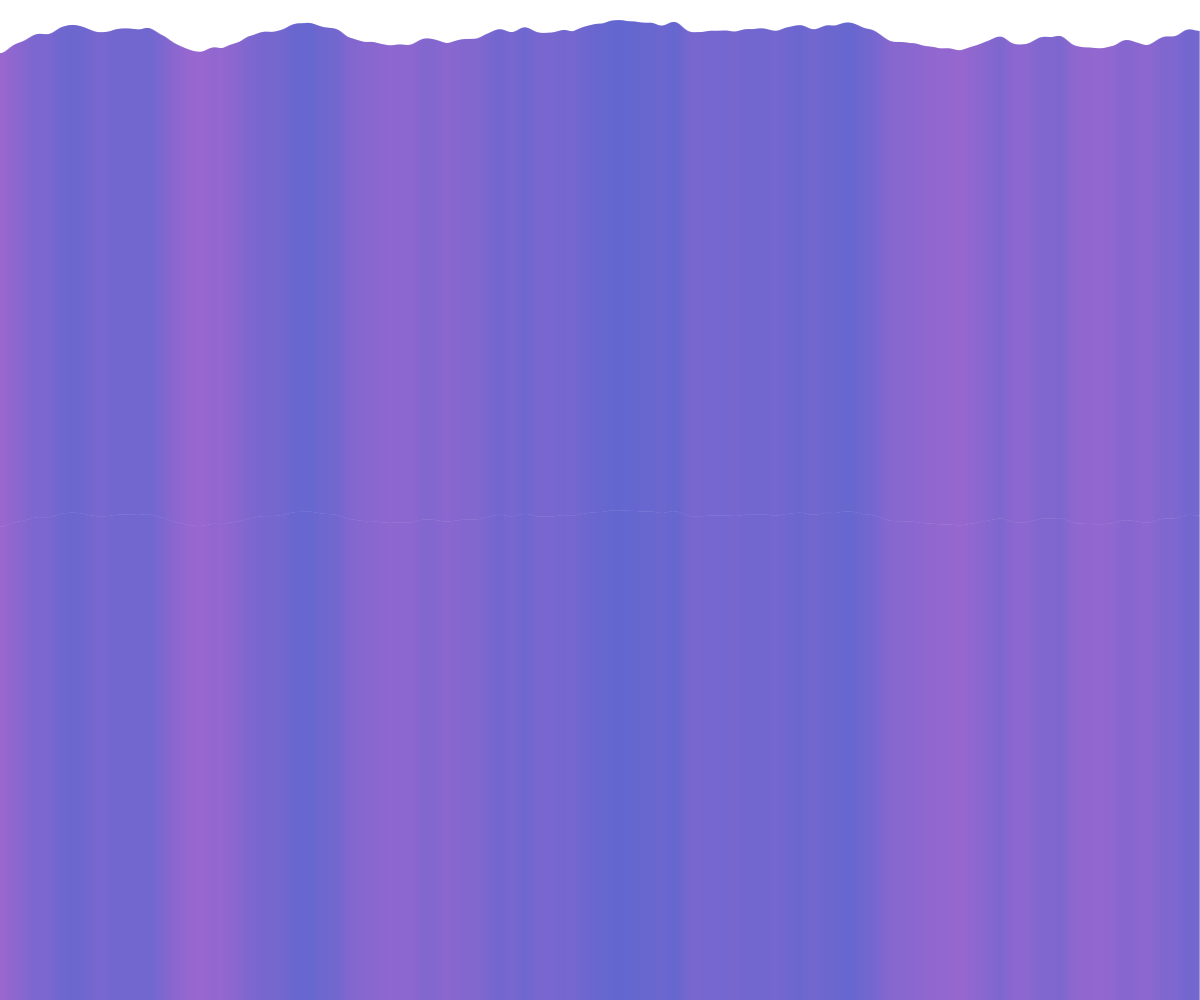
Frame 1 (no input)
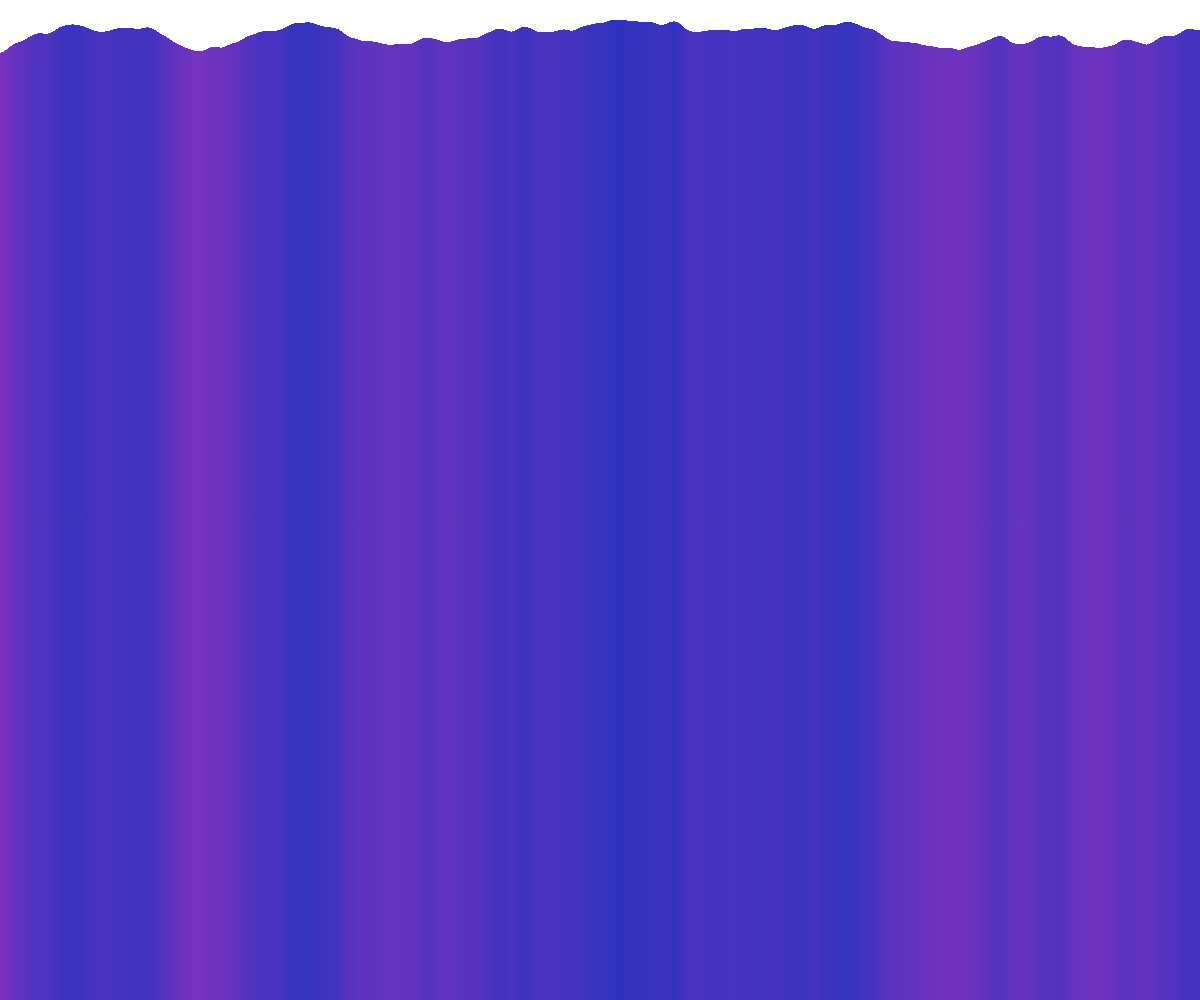
Frame 60 (no input)
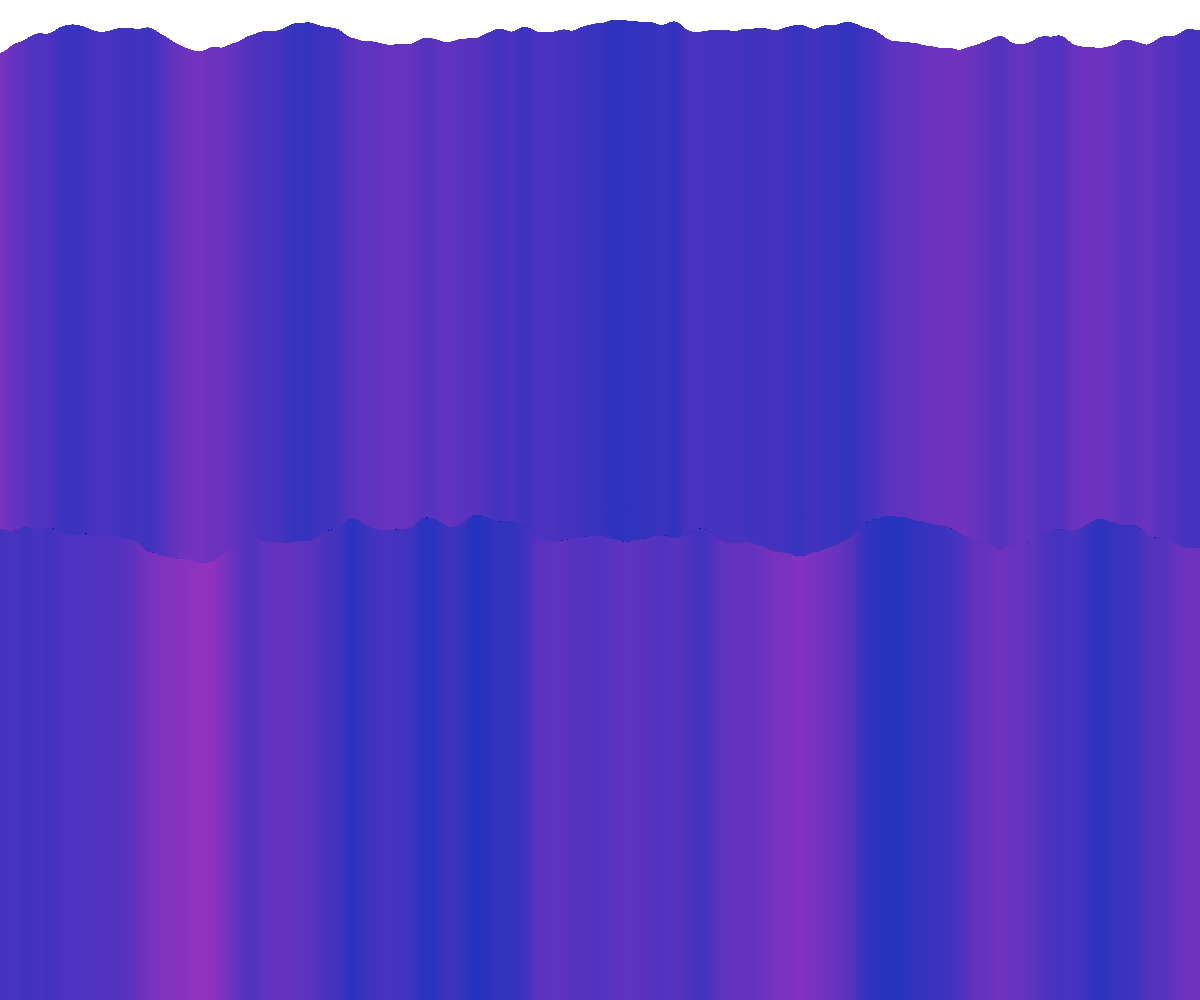
Frame 120 (the mouse pressed at the canvas centre since frame 60)

The p5.js sketch that drew these frames (run headless with seeded random() and noise() and a simulated clock; from frame 60 on, the mouse is pressed at the canvas centre):

// p5.js sketch
// ── sketch.js
let noiseScale=0.01;
let r, g, b


function setup() {
  background(153);
  r = random(255)
  g = random(255)
  b = random(255)
  line(0, 0, width, height);
  let cnv = createCanvas(windowWidth, windowHeight);
}


function draw() {

  for (let x=0; x < width; x++) {
    let noiseVal = noise((mouseX+x)*noiseScale, mouseY*noiseScale);
    stroke(noiseVal*r,g,b);
    line(x, mouseY+noiseVal*80, x, height);
  }
 
  describe(`horizontal wave pattern effected by mouse x-position
    & updating noise values.`);
}
